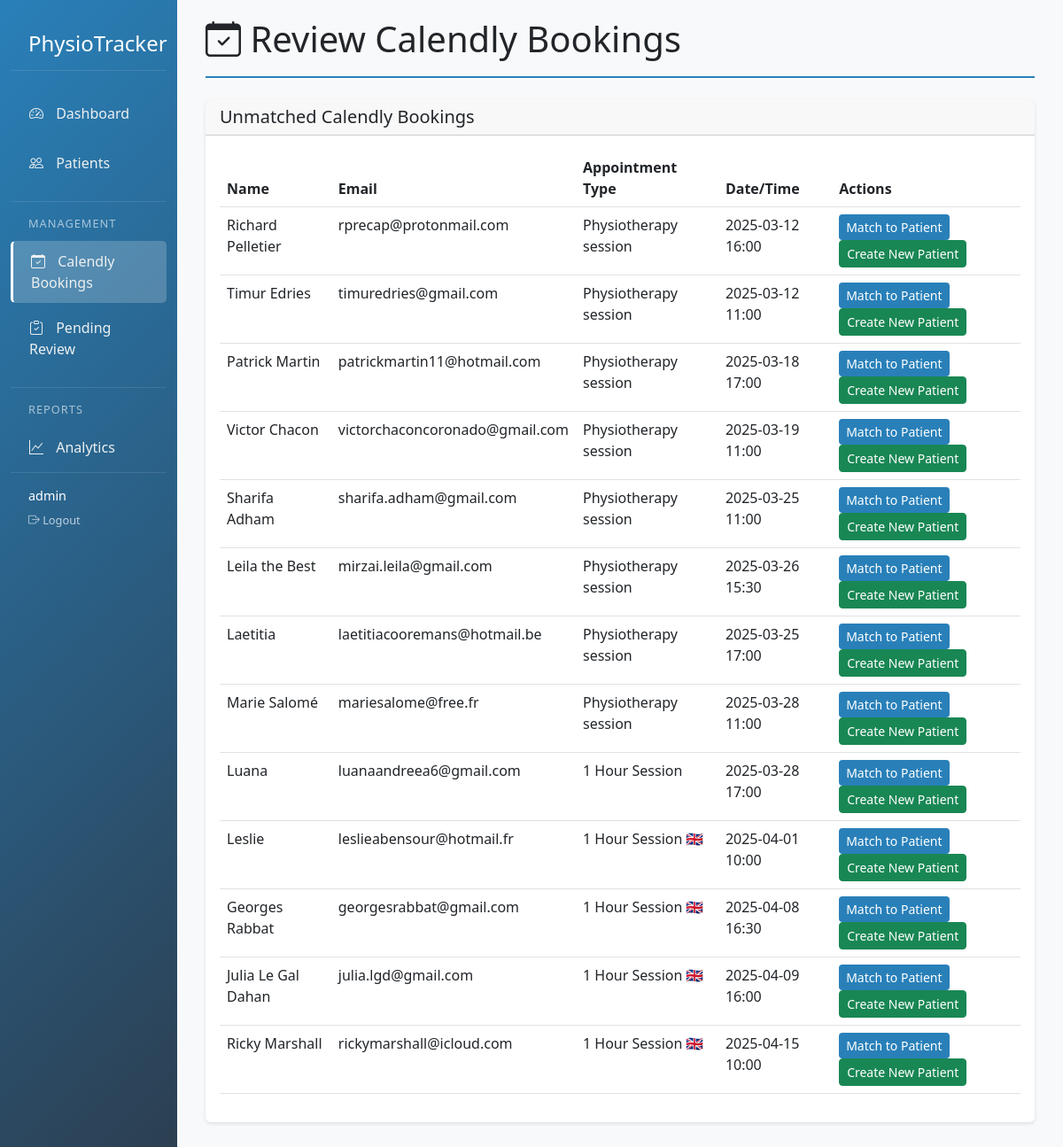
Page /calendly/review (signed in) on the committed database.
### app/models.py (models this page shows, shortened)
class User(db.Model, UserMixin):
    id = db.Column(db.Integer, primary_key=True)
    username = db.Column(db.String(64), unique=True, index=True)
    email = db.Column(db.String(120), unique=True, index=True)
    password_hash = db.Column(db.String(128))
    is_admin = db.Column(db.Boolean, default=False)
    created_at = db.Column(db.DateTime, default=datetime.utcnow)

class UnmatchedCalendlyBooking(db.Model):
    id = db.Column(db.Integer, primary_key=True)
    name = db.Column(db.String(100), nullable=False)
    email = db.Column(db.String(100), nullable=False)
    event_type = db.Column(db.String(100))
    start_time = db.Column(db.DateTime)
    calendly_invitee_id = db.Column(db.String(100))
    status = db.Column(db.String(20), default='Pending')  # Pending, Matched, Ignored
    matched_patient_id = db.Column(db.Integer, db.ForeignKey('patient.id'), nullable=True)
    created_at = db.Column(db.DateTime, default=datetime.utcnow)
    matched_patient = db.relationship('Patient', backref='calendly_matches')

### app/routes/main.py (the view)
@main.route('/calendly/review')
def review_calendly_bookings():
    unmatched_bookings = UnmatchedCalendlyBooking.query.filter_by(status='Pending').all()
    return render_template('calendly_review.html', unmatched_bookings=unmatched_bookings)

### app/templates/calendly_review.html (shortened to what this page needs)
{% extends "base.html" %}
{% block content %}
<div class="container-fluid">
    <div class="page-header d-flex justify-content-between align-items-center mb-4">
        <h1><i class="bi bi-calendar-check"></i> Review Calendly Bookings</h1>
    </div>
    {% if unmatched_bookings %}
    <div class="card mb-4">
        <div class="card-header">
            <h5 class="mb-0">Unmatched Calendly Bookings</h5>
        </div>
        <div class="card-body">
            <div class="table-responsive">
                <table class="table table-hover">
                    <thead>
                        <tr>
                            <th>Name</th>
                            <th>Email</th>
                            <th>Appointment Type</th>
                            <th>Date/Time</th>
                            <th>Actions</th>
                        </tr>
                    </thead>
                    <tbody>
                        {% for booking in unmatched_bookings %}
                        <tr data-booking-id="{{ booking.id }}">
                            <td>{{ booking.name }}</td>
                            <td>{{ booking.email }}</td>
                            <td>{{ booking.event_type }}</td>
                            <td>{{ booking.start_time.strftime('%Y-%m-%d %H:%M') }}</td>
                            <td>
                                <button class="btn btn-sm btn-primary"
                                        onclick="showMatchModal('{{ booking.id }}', '{{ booking.name }}')">
                                    Match to Patient
                                </button>
                                <button class="btn btn-sm btn-success"
                                        onclick="createNewPatient('{{ booking.id }}')">
                                    Create New Patient
                                </button>
                            </td>
                        </tr>
                        {% endfor %}
                    </tbody>
                </table>
            </div>
        </div>
    </div>
    {% else %}
    <div class="alert alert-info">
        <i class="bi bi-info-circle"></i> No unmatched Calendly bookings to review.
    </div>
    {% endif %}
</div>
{% endblock %}

### app/templates/base.html (shortened to what this page needs)
<!DOCTYPE html>
<html lang="en">
<head>
    <link href="https://cdn.jsdelivr.net/npm/bootstrap@5.3.0/dist/css/bootstrap.min.css" rel="stylesheet">
    <link rel="stylesheet" href="https://cdn.jsdelivr.net/npm/bootstrap-icons@1.7.2/font/bootstrap-icons.css">
    <link href="https://assets.calendly.com/assets/external/widget.css" rel="stylesheet">
</head>
<body>
    <div class="container-fluid">
        <div class="row">
            <div class="sidebar col-md-2 col-lg-2 d-md-block">
                <div class="sidebar-header">
                    <h3>PhysioTracker</h3>
                </div>
                <ul class="nav flex-column">
                    <li class="nav-item">
                        <a class="nav-link {% if request.path == '/' %}active{% endif %}" href="{{ url_for('main.index') }}">
                            <i class="bi bi-speedometer2"></i> Dashboard
                        </a>
                    </li>
                    <li class="nav-item">
                        <a class="nav-link {% if '/patients' in request.path %}active{% endif %}" href="{{ url_for('main.patients_list') }}">
                            <i class="bi bi-people"></i> Patients
                        </a>
                    </li>
                    <div class="nav-section">
                        <div class="nav-section-title">Management</div>
                        <li class="nav-item">
                            <a class="nav-link {% if '/calendly/review' in request.path %}active{% endif %}" href="{{ url_for('main.review_calendly_bookings') }}">
                                <i class="bi bi-calendar-check"></i> Calendly Bookings
                            </a>
                        </li>
                        <li class="nav-item">
                            <a class="nav-link {% if '/patients' in request.path and request.args.get('status') == 'Pending Review' %}active{% endif %}"
                               href="{{ url_for('main.patients_list', status='Pending Review') }}">
                                <i class="bi bi-clipboard-check"></i> Pending Review
                                {% set pending_count = get_pending_review_count() %}
                            </a>
                        </li>
                    </div>
                    <div class="nav-section">
                        <div class="nav-section-title">Reports</div>
                        <li class="nav-item">
                            <a class="nav-link {% if '/analytics' in request.path %}active{% endif %}" href="{{ url_for('main.analytics') }}">
                                <i class="bi bi-graph-up"></i> Analytics
                            </a>
                        </li>
                    </div>
                </ul>
                <div class="sidebar-footer">
                    <div class="user-info">
                        <span class="user-name">{{ current_user.username }}</span>
                        <a href="{{ url_for('auth.logout') }}" class="logout-link">
                            <i class="bi bi-box-arrow-right"></i> Logout
                        </a>
                    </div>
                </div>
            </div>
            <main class="col-md-10 ms-sm-auto content">
                <div class="alert-container position-fixed top-0 end-0 p-3" style="z-index: 1050">
                </div>
                {% block content %}{% endblock %}
            </main>
        </div>
    </div>
</body>
</html>

### app/templates/base.html (style rules this page uses)
:root { --primary-color: #2980b9; --secondary-color: #2980b9; --accent-color: #e74c3c; }
.sidebar { background: linear-gradient(135deg, var(--primary-color), #2c3e50); min-height: 100vh; padding-top: 20px; box-shadow: 2px 0 10px rgba(0,0,0,0.1); }
.sidebar .nav-link { color: #ecf0f1; padding: 10px 20px; margin: 5px 0; border-radius: 5px; transition: all 0.3s ease; border: 1px solid transparent; }
.sidebar .nav-link.active { background-color: rgba(255, 255, 255, 0.2); border-left: 3px solid #ffffff; font-weight: 500; }
.sidebar .nav-link i { margin-right: 10px; }
.content { padding: 20px; background-color: #f8f9fa; min-height: 100vh; }
.card { border: none; box-shadow: 0 2px 4px rgba(0,0,0,0.1); transition: transform 0.2s; }
.btn-primary { background-color: var(--primary-color); border: none; }
.page-header { border-bottom: 2px solid var(--secondary-color); padding-bottom: 10px; margin-bottom: 20px; }
.sidebar-header { padding: 15px 20px; margin-bottom: 20px; border-bottom: 1px solid rgba(255, 255, 255, 0.1); }
.sidebar-header h3 { color: white; margin: 0; font-size: 1.5rem; }
.nav-section { margin-top: 15px; padding-top: 15px; border-top: 1px solid rgba(255, 255, 255, 0.1); }
.nav-section-title { color: rgba(255, 255, 255, 0.6); font-size: 0.8rem; text-transform: uppercase; letter-spacing: 1px; padding: 0 20px; margin-bottom: 10px; }
.sidebar-footer { margin-top: auto; padding: 15px 20px; border-top: 1px solid rgba(255, 255, 255, 0.1); }
.user-info { color: white; font-size: 0.9rem; }
.user-name { display: block; font-weight: 500; margin-bottom: 5px; }
.logout-link { color: rgba(255, 255, 255, 0.7); text-decoration: none; font-size: 0.8rem; }
.badge.bg-primary, .btn-primary, .bg-primary { background-color: #2980b9 !important; border-color: #2980b9 !important; }
a { color: #2980b9; }
.btn-primary, .btn-primary:focus, .btn-primary:active, .btn-primary:not(:disabled):not(.disabled):active { background-color: #2980b9 !important; border-color: #2980b9 !important; }

### rows in the picture
User: username "admin"
UnmatchedCalendlyBooking: name "Richard Pelletier", email "rprecap@protonmail.com", event_type "Physiotherapy session", start_time "2025-03-12 16:00"
UnmatchedCalendlyBooking: name "Timur Edries", email "timuredries@gmail.com", event_type "Physiotherapy session", start_time "2025-03-12 11:00"
UnmatchedCalendlyBooking: name "Patrick Martin", email "patrickmartin11@hotmail.com", event_type "Physiotherapy session", start_time "2025-03-18 17:00"
UnmatchedCalendlyBooking: name "Victor Chacon", email "victorchaconcoronado@gmail.com", event_type "Physiotherapy session", start_time "2025-03-19 11:00"
UnmatchedCalendlyBooking: name "Sharifa Adham", email "sharifa.adham@gmail.com", event_type "Physiotherapy session", start_time "2025-03-25 11:00"
UnmatchedCalendlyBooking: name "Leila the Best", email "mirzai.leila@gmail.com", event_type "Physiotherapy session", start_time "2025-03-26 15:30"
UnmatchedCalendlyBooking: name "Laetitia", email "laetitiacooremans@hotmail.be", event_type "Physiotherapy session", start_time "2025-03-25 17:00"
UnmatchedCalendlyBooking: name "Marie Salomé", email "mariesalome@free.fr", event_type "Physiotherapy session", start_time "2025-03-28 11:00"
UnmatchedCalendlyBooking: name "Luana", email "luanaandreea6@gmail.com", event_type "1 Hour Session", start_time "2025-03-28 17:00"
UnmatchedCalendlyBooking: name "Leslie", email "leslieabensour@hotmail.fr", event_type "1 Hour Session 🇬🇧", start_time "2025-04-01 10:00"
UnmatchedCalendlyBooking: name "Georges Rabbat", email "georgesrabbat@gmail.com", event_type "1 Hour Session 🇬🇧", start_time "2025-04-08 16:30"
UnmatchedCalendlyBooking: name "Julia Le Gal Dahan", email "julia.lgd@gmail.com", event_type "1 Hour Session 🇬🇧", start_time "2025-04-09 16:00"
UnmatchedCalendlyBooking: name "Ricky Marshall", email "rickymarshall@icloud.com", event_type "1 Hour Session 🇬🇧", start_time "2025-04-15 10:00"
